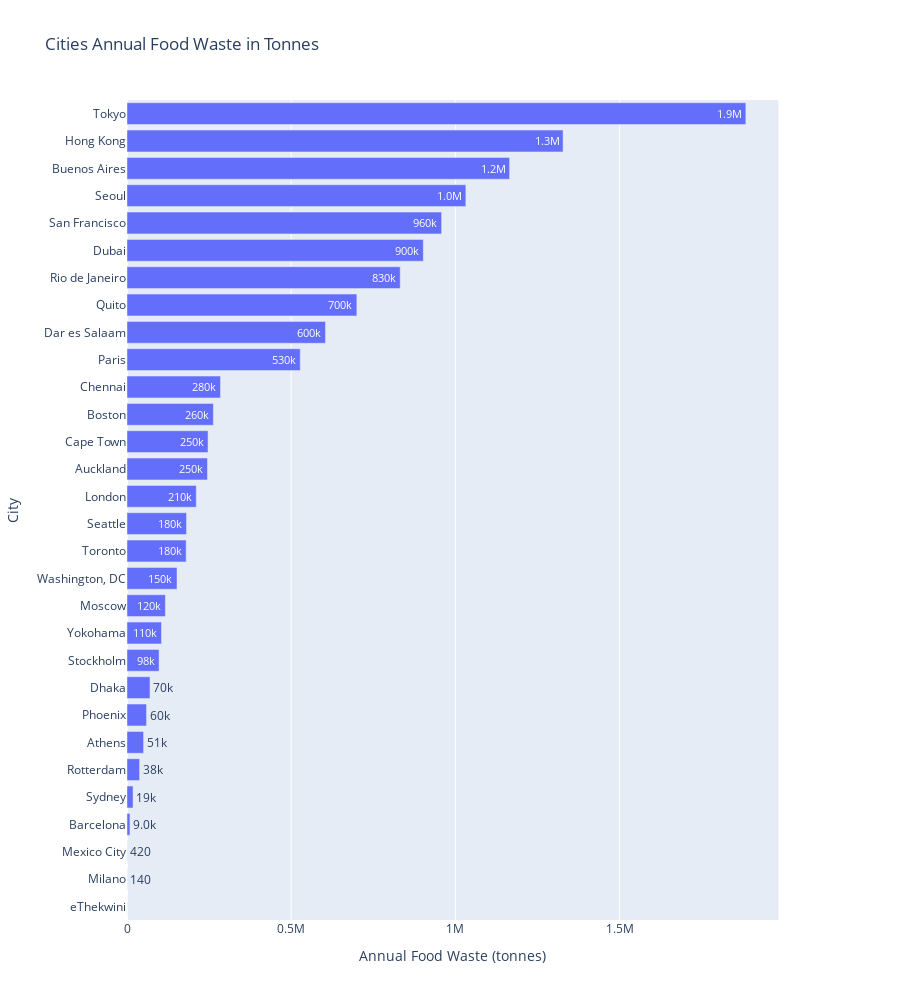

Write notebook code for a chart like this one.
### Markdown cell above
The below bar chart shows the annual food waste measured in tonnes. The top 5 cities are Tokyo, Hong Kong, Buenos Aires, Seoul, and San Francisco. They reported the annual food waste to be 1.9 million, 1.3 million, 1.2 million, 1 million, and 960 thousand tonnes. These are big cities so it makes sense for them to be at the top of list.

### Code cell
# Plot Annual Food Waste
draw_bar_chart(df = c_2020_pop_fwaste_df, 
               x = 'Annual Food Waste (tonnes)', 
               y= 'City', 
               chart_title = 'Cities Annual Food Waste in Tonnes', 
               x_title = 'Annual Food Waste (tonnes)', 
               y_title = 'City', 
               texttemplate = '%{text:.2s}', #'%{text:.2f}', '%{text:.2s}'
               chart_height = 1000, 
               line_x = None,
               line_text = None)

### Figure 1 — Plotly figure (JSON) as saved in the notebook; plotly's stock layout.template omitted (floating-point values rounded to 4 significant figures)
{"data": [{"orientation": "h", "text": [2.0, 138.0, 422.7, 9000.0, 18520.0, 38380.0, 50530.0, 59520.0, 70000.0, 97700.0, 105000.0, 116900.0, 152200.0, 180100.0, 181300.0, 211000.0, 245100.0, 246800.0, 263000.0, 284700.0, 527600.0, 604400.0, 700000.0, 832000.0, 902300.0, 958200.0, 1032000.0, 1165000.0, 1328000.0, 1885000.0], "textposition": "auto", "texttemplate": "%{text:.2s}", "type": "bar", "x": [2.0, 138.0, 422.7, 9000.0, 18520.0, 38380.0, 50530.0, 59520.0, 70000.0, 97700.0, 105000.0, 116900.0, 152200.0, 180100.0, 181300.0, 211000.0, 245100.0, 246800.0, 263000.0, 284700.0, 527600.0, 604400.0, 700000.0, 832000.0, 902300.0, 958200.0, 1032000.0, 1165000.0, 1328000.0, 1885000.0], "xaxis": "x", "y": ["eThekwini", "Milano", "Mexico City", "Barcelona", "Sydney", "Rotterdam", "Athens", "Phoenix", "Dhaka", "Stockholm", "Yokohama", "Moscow", "Washington, DC", "Toronto", "Seattle", "London", "Auckland", "Cape Town", "Boston", "Chennai", "Paris", "Dar es Salaam", "Quito", "Rio de Janeiro", "Dubai", "San Francisco", "Seoul", "Buenos Aires", "Hong Kong", "Tokyo"], "yaxis": "y"}], "layout": {"height": 1000, "showlegend": false, "title": {"text": "Cities Annual Food Waste in Tonnes"}, "xaxis": {"anchor": "y", "domain": [0.0, 0.94], "title": {"text": "Annual Food Waste (tonnes)"}}, "yaxis": {"anchor": "x", "domain": [0.0, 1.0], "title": {"text": "City"}}, "yaxis2": {"anchor": "x", "fixedrange": true, "overlaying": "y", "range": [0, 1], "side": "right", "visible": false}}}
